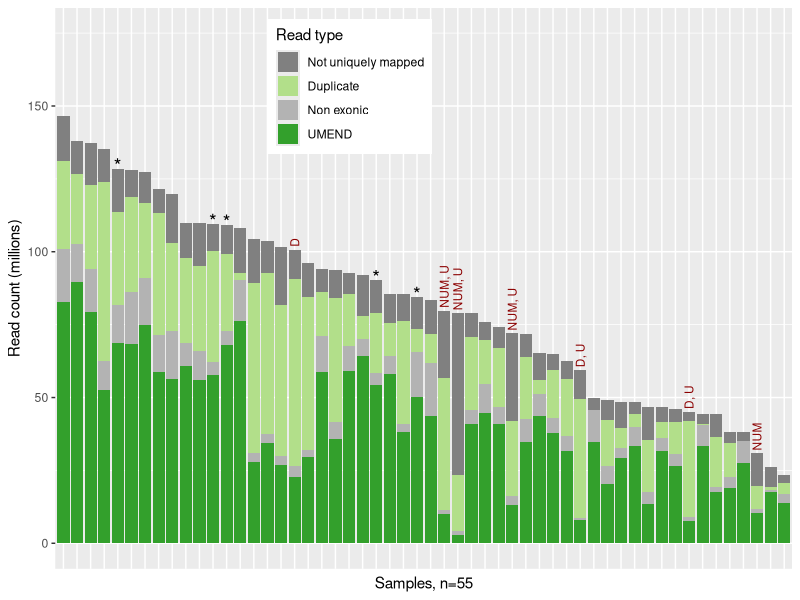
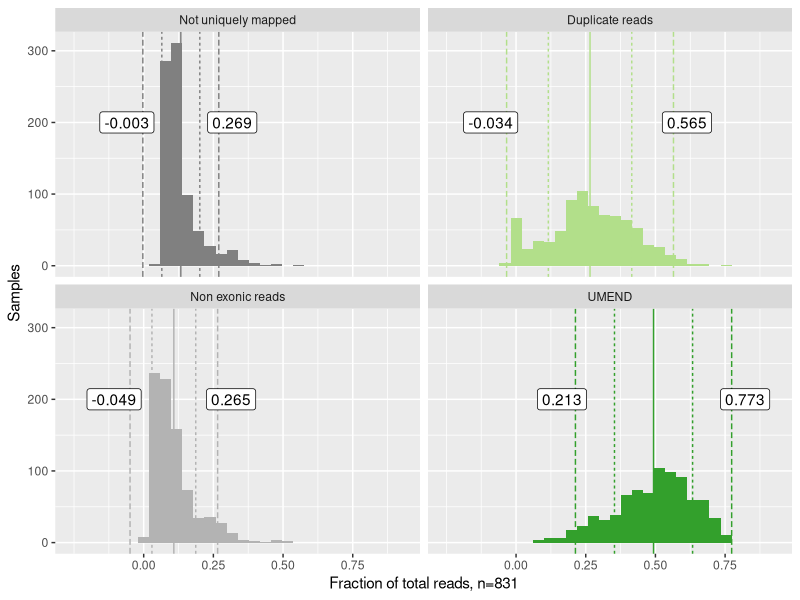
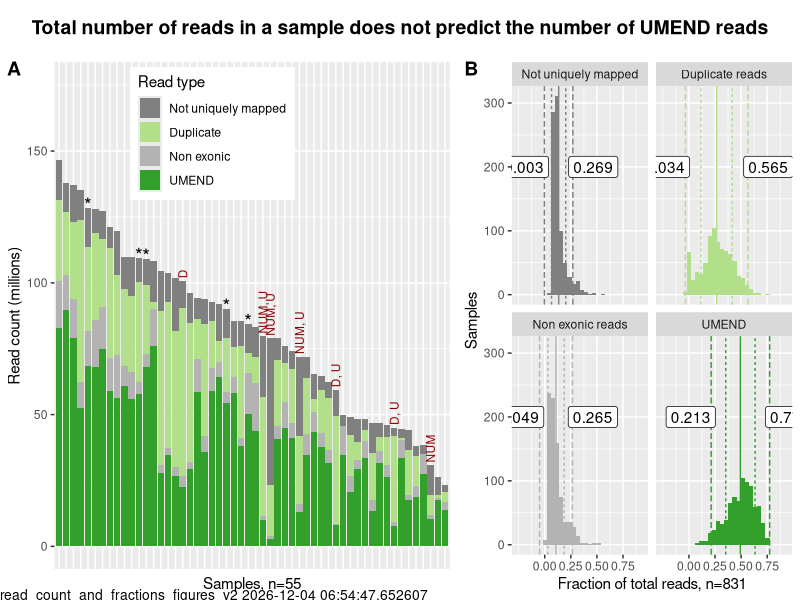
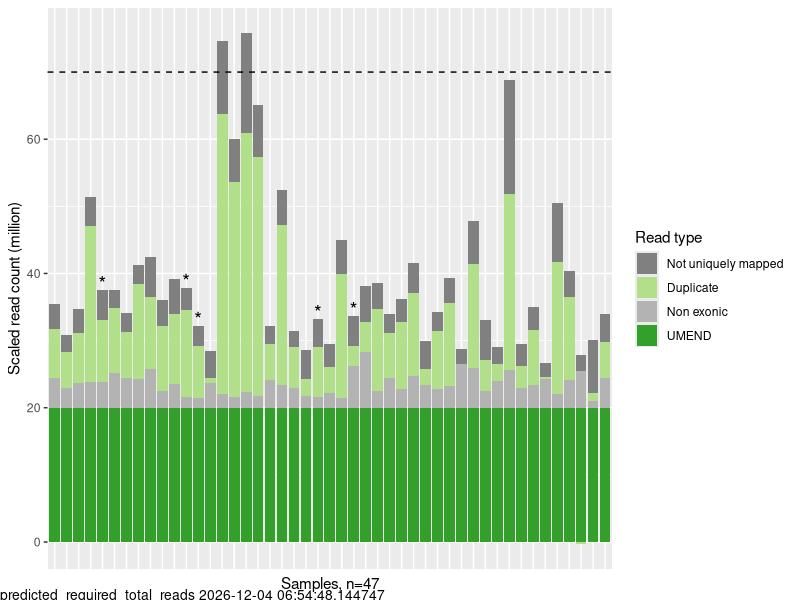
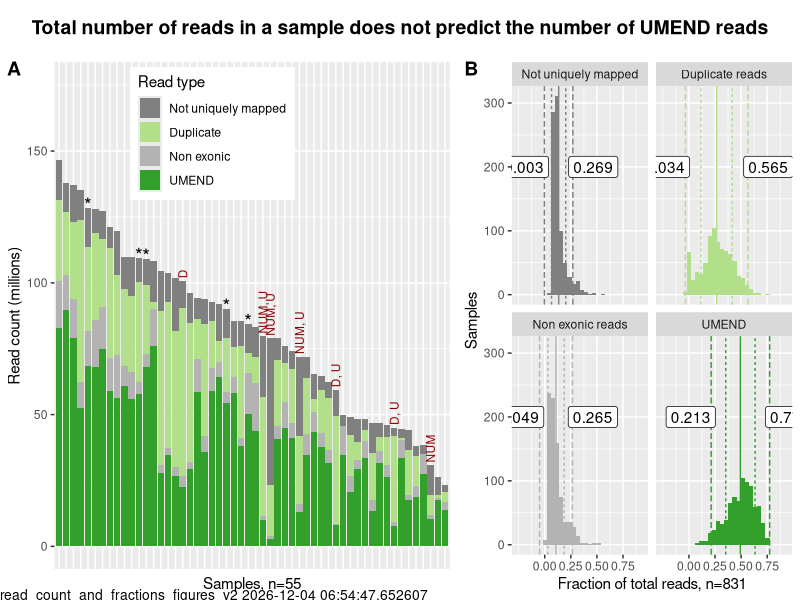
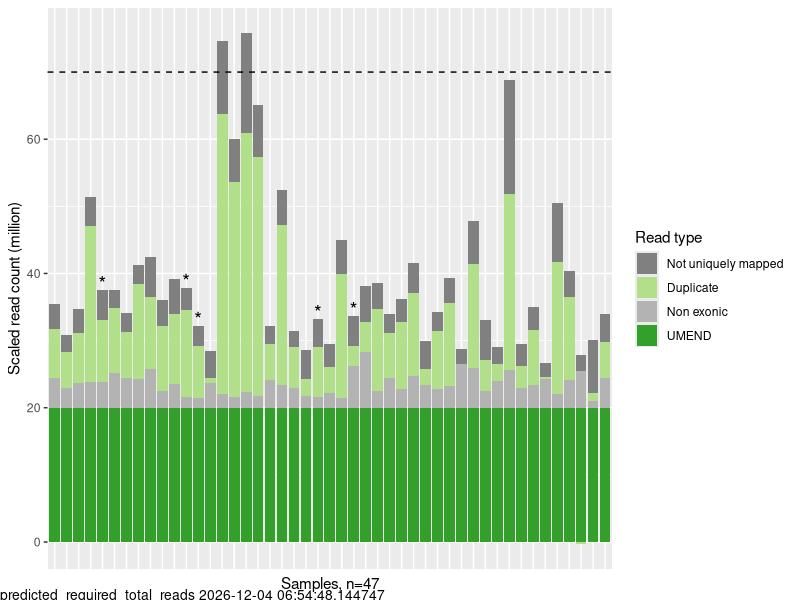

These charts were generated, in order, by the following R code:
## ---- chunk 1

knitr::opts_chunk$set(echo = TRUE)
# knitr::opts_knit$set(root.dir = "~/Documents/Dropbox/ucsc/projects/gitCode/drafts_of_umend_qc_publication/")

library(readr)
library(tidyr)
library(dplyr)
library(ggplot2)
library(gridGraphics)
library(RColorBrewer)
library(viridis)
library(ggrepel)
library(cowplot)

## ---- chunk 2

n_samples_to_plot <- 50

library(RColorBrewer)

source_palette <- brewer.pal(12, "Paired")
cb_dark_green <- source_palette[4]
cb_light_green <- source_palette[3]



raw_names_for_read_types <-  c("not_uniquely_mapped", "duplicate_reads", "non_exonic_reads", "UMEND")
intermediate_names_for_read_types = c("Not uniquely mapped", "Duplicate reads", "Non exonic reads", "UMEND")
better_names_for_read_types <- c("Not uniquely mapped", "Duplicate", "Non exonic", "UMEND")


category_colors <- c(grey(0.5), cb_light_green, grey(0.7), cb_dark_green) 
names(category_colors) <- intermediate_names_for_read_types

## ---- chunk 3

allCountsRaw <- read_tsv(file.path( "../data/raw_read_survey_results_2019_03_28.txt"), 
                         col_names = c("sample_id", "count_type", "read_count")) %>%
  spread(count_type, read_count) 

parent_sample_data <- read_tsv("../data/parent_sample_data_source.tsv") %>% rename(pub_ID = publication_id)

## ---- chunk 4

complete_counts_raw <- na.omit(allCountsRaw) %>%
  filter(!grepl("TH06", sample_id)) # exclude placeholder QC values from TH06 (we don't have real QC values for these samples)




# consider excluding samples in which duplicates may have been removed
# dplyr::filter(!grepl("THR08", sample_id )) # i think duplicates may have been removed from these samples
# nrow (filter(allCountsRaw, grepl("THR08", sample_id )))


# effect of excluding NA, which are usually samples without four measurements
nrow(na.omit(allCountsRaw))
nrow((allCountsRaw))


## ---- chunk 5

read_counts <- complete_counts_raw %>%
  rename(UM = Uniquely_mapped_read_count,
         UMND = Uniquely_mapped_non_duplicate_read_count)

## ---- chunk 6

orderByTotalReads <- read_counts %>% arrange(desc(total_sequences)) %>%	.$sample_id
read_counts_with_slices <- read_counts %>% 
  arrange(desc(total_sequences)) %>% 
  mutate(pct_UMEND = UMEND / total_sequences,
         Percent_duplicates = 1 - (UMND / UM), 
         not_uniquely_mapped = total_sequences - UM,
         duplicate_reads = UM - UMND,
         non_exonic_reads = UMND - UMEND,
         sum_slices = UMEND + non_exonic_reads + duplicate_reads + not_uniquely_mapped)

## ---- chunk 7

plotInfo <- read_counts_with_slices %>% 
			select(sample_id,
			       not_uniquely_mapped,
			       duplicate_reads,
			       non_exonic_reads,
			       UMEND,
			       Percent_duplicates,
			       pct_UMEND,
			       total_sequences) %>%
			gather(read_type, read_count, not_uniquely_mapped, duplicate_reads, non_exonic_reads, UMEND) %>%
			mutate(read_type = intermediate_names_for_read_types[match(read_type, raw_names_for_read_types)],
			       read_type = factor(read_type,
			                          levels = intermediate_names_for_read_types),
			       sample_id = factor(sample_id, levels = orderByTotalReads),
			       read_countM = read_count / 1e6,
			       percent_of_total = read_count / total_sequences)

## ---- chunk 8
                 
# smaller dataset to show individual samples
read_counts_from_reasonably_sized_samples <- read_counts %>%
  filter(total_sequences < 150E6) # the most relevant set, and limiting makes plots intelligible


selected_parent_samples <- tibble(THid = parent_sample_data$`Treehouse ID`)

# selected_parent_samples$plot_id = paste0("S", 1:nrow(selected_parent_samples))
selected_parent_samples$plot_id = "*"

n_random_samples_needed <- nrow(read_counts_from_reasonably_sized_samples) - nrow(selected_parent_samples)
set.seed(2)
random_samples <- read_counts_from_reasonably_sized_samples[sample(1:n_random_samples_needed,n_samples_to_plot),]$sample_id
samples_for_small_dataset <- c(selected_parent_samples$THid, random_samples)
# special_designation=c("other", "From_Fig1")
# special_designation <- c("", "*")
small_plot_data <- subset(plotInfo, sample_id %in% samples_for_small_dataset) %>%
  mutate(highlight_text = selected_parent_samples$plot_id[match(sample_id, selected_parent_samples$THid)])
# small_plot_data$highlight_text = factor(special_designation[1 + small_plot_data$sample_id %in% example_samples_to_force_into_small_dataset],
#                                        levels = rev(special_designation))
selected_small_plot_data <- plotInfo %>%
  dplyr::filter(sample_id %in% selected_parent_samples$THid)

## ---- chunk 9

read_type_mean_and_sd_20U <- plotInfo %>% 
  group_by(sample_id) %>%
  dplyr::filter(read_countM[read_type == "UMEND"] > 20) %>% 
  group_by(read_type) %>% 
  summarize(mean_pct_of_total = mean(percent_of_total), 
            one_sd = sd(percent_of_total),
            mean_minus_one_sd = mean_pct_of_total - one_sd,
            mean_plus_one_sd = mean_pct_of_total + one_sd,
            mean_minus_two_sd = mean_pct_of_total - one_sd * 2,
            mean_plus_two_sd = mean_pct_of_total + one_sd * 2) %>% 
  gather(stat, value, -one_sd, -read_type) %>%
  mutate(stat2 = gsub("^.*two_sd", "two_sd", gsub("^.*one_sd", "one_sd", stat)))

read_types_with_a_lower_bound <- c("UMEND", "Duplicate reads")

read_type_pct_thresholds_raw <- read_type_mean_and_sd_20U %>% 
  dplyr::filter(grepl("two_sd", stat)) %>%
  mutate(value2 = ifelse(grepl("minus_two_sd", stat),
                         ifelse(read_type %in% read_types_with_a_lower_bound,
                                value,
                                0),
                         value))
# 
# read_type_pct_thresholds <- read_type_pct_thresholds_raw %>% 
#  select(read_type, stat, value2) %>%
#   spread(stat, value2) %>%
#   rename(min_pct = mean_minus_two_sd, max_pct = mean_plus_two_sd)

read_type_pct_thresholds <- read_type_pct_thresholds_raw %>% 
 select(read_type, stat, value) %>%
  spread(stat, value) %>%
  rename(min_pct = mean_minus_two_sd, max_pct = mean_plus_two_sd)



## ---- chunk 10

plot_info_with_limits <- left_join(plotInfo, read_type_pct_thresholds, by = "read_type") %>%
  mutate(within_limits = ifelse(percent_of_total > min_pct,
                                ifelse(percent_of_total<max_pct,
                                       "within_limits",
                                       "above_limit"),
                                "below_limit"))

samples_within_read_type_limits <- plot_info_with_limits %>% 
  group_by(sample_id) %>%
  filter(sum(grepl("within_limits", within_limits)) == 4) %>%
  pull(sample_id) %>% unique


length(unique(plot_info_with_limits$sample_id))
length(samples_within_read_type_limits)

length(samples_within_read_type_limits)/length(unique(plot_info_with_limits$sample_id))
## ---- chunk 11

small_plot_data$not_WNL <- small_plot_data$sample_id  %in% samples_within_read_type_limits

threshold_codes=c("NUM"="Not uniquely mapped", "D"="Duplicate reads", "NE" = "Non exonic reads", "U" = "UMEND")

threshold_failure_notes <- subset(plot_info_with_limits, sample_id  %in% subset(small_plot_data, ! not_WNL)$sample_id) %>% 
  filter(within_limits != "within_limits") %>%
  mutate(threshold_code = names(threshold_codes)[match(read_type, threshold_codes)]) %>%
  group_by(sample_id, total_sequences) %>%
  summarize(failed_thresholds = paste(threshold_code, collapse=", "))

# to review visually
subset(plot_info_with_limits, sample_id  %in% subset(small_plot_data, ! not_WNL)$sample_id) %>% 
  filter(within_limits != "within_limits") %>%
  select(sample_id, read_type, within_limits) %>%
  spread(read_type, within_limits) 

# of the samples i've looked at, a below threshold UMEND value is always accompanied by a value that exceeds the threshold in another category


## ---- chunk 12

# includes all samples

min_UMEND = 20 * 1e6

adjusted_read_counts <- plotInfo %>% 
  group_by(sample_id) %>% 
  mutate(adjustment_factor = 1 / (read_count[read_type == "UMEND"]/min_UMEND),
         adjust_read_count = adjustment_factor * read_count,
         total_adjusted_read_count = sum(adjust_read_count))

## ---- chunk 13

# includes only samples within the reference ranges

proposed_thresholds = c(1,seq(4,48, by = 4))
percentiles_to_query = 0.95 # c(50, 75, 95, 100)/100

#library(purrr)

# remove failed samples
plot_info_within_limits <- plotInfo %>%
  filter(sample_id %in% samples_within_read_type_limits)

proposed_threshold=1
percentile_to_query=0.95

rescale_and_get_percentile <- function(proposed_threshold, percentile_to_query) {
  plot_info_within_limits %>% 
    filter(read_type == "UMEND") %>%
    mutate(adjustment_factor = 1 / (read_count / (proposed_threshold * 1e6)),
           adjusted_total = adjustment_factor * total_sequences) %>%
    pull(adjusted_total) %>%
    quantile(percentile_to_query)
}

predictions <- NULL
for (proposed_threshold in proposed_thresholds) {
  for (percentile_to_query in percentiles_to_query){
    predictions <- bind_rows(predictions,
                             tibble(proposed_threshold,
                                    percentile_to_query,
                                    predicted_total_reads = rescale_and_get_percentile(proposed_threshold,
                                                                                       percentile_to_query)))
  }
}


write_tsv(predictions %>% filter(percentile_to_query==0.95),
          "../data/predicted_required_total_reads_within_limits.tsv")



## ---- chunk 14
plot_title <- "Total number of reads in a sample does not predict the number of UMEND reads"
figure_name <- "read_count_and_fractions_figures_v2"


# note negative values in small_plot_data$read_countM, e.g. -0.4817530
p1 <- ggplot(small_plot_data) +
  geom_bar(data = small_plot_data,
           aes(x = sample_id,
               y = read_countM,
               fill = read_type),
           size = 1,
           stat = "identity") +
  scale_fill_manual("Read type", values = category_colors, labels=better_names_for_read_types) +
  scale_color_grey(end = 0.6) +
  # facet_grid(.~highlight_sample, scales="free_x", space="free") + 
  xlab(paste0("Samples, n=", length(samples_for_small_dataset))) +
  ylab("Read count (millions)") +
  ylim(0, 175) +
  geom_text(data=subset(small_plot_data, read_type == "UMEND"),
                               aes(x = sample_id,
                y = 1 + total_sequences / 1e6,
                label = highlight_text),
            color = "black",
            size = 5) +
  geom_text(data=threshold_failure_notes,
            aes(x = sample_id,
                y = 1 + total_sequences / 1e6,
                label = failed_thresholds),
            angle=90, hjust=0,
            color = "darkred",
            size=3) +
  # labs(caption= paste(figure_name, Sys.time())) + 
    theme(axis.ticks.x = element_blank(), 
          axis.text.x = element_blank(),
           legend.position = c(.4,.86)
        #   plot.caption = element_text(hjust = -1)
    ) 
  #geom_text(data=selected_small_plot_data, aes(x=sample_id, y=total_sequences), label="*")

p1


## ---- chunk 15

plotInfo_20U <- plotInfo %>% 
  group_by(sample_id) %>%
  dplyr::filter(read_countM[read_type == "UMEND"] > 20) 

p20 <-  ggplot(plotInfo_20U) + 
  geom_histogram(aes(x = percent_of_total, fill = read_type)) + 
  geom_vline(data = read_type_mean_and_sd_20U, 
             aes(xintercept = value,
                 color = read_type,
                 linetype = stat2)) +
  scale_fill_manual(values = category_colors) +
  scale_color_manual(values = category_colors) +
  facet_wrap(~read_type) 

p20b <- p20 + 
  theme(legend.position = "none") +
  ylab("Samples") + 
  xlab(paste0("Fraction of total reads, n=", length(unique(plotInfo_20U$sample_id)))) 

padding_from_line <- -0.04

read_type_pct_thresholds_for_fig2 <- read_type_pct_thresholds %>%
  gather(threshold, value, -read_type) %>%
  mutate(
    x = ifelse(threshold=="max_pct", value + padding_from_line, value - padding_from_line),
#    y = ifelse(read_type %in% c("Duplicate reads", "UMEND"), 200, 50),
    y = 200,
    hjust = ifelse(threshold=="max_pct", "left", "right"),
    label = ifelse(threshold=="max_pct", 
                   paste0("mean\n+ 2sd\n", round(value, 3)),
                   paste0("mean\n- 2sd\n", round(value, 3))
                   )
    )

p20c <- 
  p20b + 
  geom_label(data = read_type_pct_thresholds_for_fig2, 
            aes(x = x, y = y, label = round(value, 3), hjust = hjust)
  ) + 
  scale_x_continuous(breaks = seq(0, 1, by=0.25)) +
  expand_limits(x = c(-0.25, 0.9))

p20c
## ---- chunk 16

p12 <- plot_grid(p1, p20c, labels = c("A", "B"), rel_widths = c(2, 1.5) , axis = "x", align = "h")

title <- ggdraw() +
  draw_label(plot_title, fontface = 'bold')

fig_file_base <- paste(figure_name, Sys.time())

plot_output <- plot_grid(title, p12, ncol = 1, rel_heights = c(0.1, 1)) + 
  draw_label(fig_file_base,
             x = 0,
             y = 0,
             vjust = 0,
             hjust = 0,
             size = 10) #, fontface = 'bold')

plot_output
ggsave(paste0("../figures_and_tables/", gsub(" ", "_", gsub(":", "-", fig_file_base)), ".png"), plot_output, height = 5, width = 12.5)
## ---- chunk 17

number_of_samples_analyzed <-  nrow(complete_counts_raw)


project_ids <- gsub("TARGET-40.*$", "TARGET-40", gsub("_.*", "", complete_counts_raw$sample_id)) 

number_of_projects <- length(unique(project_ids))

print(paste("The total number of samples analyzed was",number_of_samples_analyzed, "from", number_of_projects, "projects"))


number_of_samples_with_more_than_20M_UMEND_reads <- nrow(subset(complete_counts_raw, UMEND> 20E6))
print(paste( number_of_samples_with_more_than_20M_UMEND_reads, "samples have more than 20M UMEND reads"))

number_of_samples_within_reference_ranges <- length(samples_within_read_type_limits)
print(paste(number_of_samples_within_reference_ranges,"samples that had values within the reference range"))

median_num_of_UMEND_reads_in_samples_within_limits <- plot_info_with_limits %>% 
  filter(within_limits == "within_limits",
         read_type == "UMEND") %>%
  pull(read_countM) %>%
  median
  
print(paste("the median number of UMEND reads in these samples was", round(median_num_of_UMEND_reads_in_samples_within_limits, 1), "million"))


# nrow(subset(complete_counts_raw, UMEND> 20E6 & sample_id %in% samples_within_read_type_limits)) # 710
# 
# total_lost_to_10_UMEND_threshold <-  nrow(subset(complete_counts_raw, UMEND< 10E6)) # 710
# 
# pct_lost_to_10_UMEND_threshold <-  total_lost_to_10_UMEND_threshold/number_of_samples_analyzed
# 
# total_lost_to_ref_range <- number_of_samples_analyzed - number_of_samples_within_reference_ranges
# 
# pct_lost_to_ref_range <- total_lost_to_ref_range/number_of_samples_analyzed

## ---- chunk 18

figure_name <- "predicted_required_total_reads"
fig_file_base <- paste(figure_name, Sys.time())

this_plot_data <- subset(adjusted_read_counts,
                   sample_id %in% samples_for_small_dataset &
                   sample_id %in% samples_within_read_type_limits)

this_plot_data_for_labels <- this_plot_data %>%
  filter(sample_id %in% selected_parent_samples$THid,
         read_type == "UMEND") 

p <- ggplot(this_plot_data) + 
  geom_bar(aes(x = sample_id, 
               y = adjust_read_count / 1e6, 
               fill = read_type), size = 1, stat = "identity") +
  geom_hline(yintercept = 70, linetype = "dashed") +
  scale_fill_manual("Read type", values = category_colors, labels=better_names_for_read_types) +
  scale_color_grey(end = 0.6) + 
  xlab("Sample") +
  theme(axis.ticks.x = element_blank(), 
        axis.text.x = element_blank()) +
  ylab("Scaled read count (million)") + 
  xlab(paste0("Samples, n=", length(unique(this_plot_data$sample_id)))) +
  geom_text(data=this_plot_data_for_labels,
                               aes(x = sample_id,
                y = 1 + total_adjusted_read_count / 1e6,
                label = "*"),
            color = "black",
            size = 5) 
###

plot_output <- plot_grid(p) +
  draw_label(paste(figure_name, Sys.time()),
             x = 0, 
             y = 0,             
             vjust = 0, 
             hjust = 0, 
             size = 10) 

plot_output

ggsave(paste0("../figures_and_tables/", gsub(" ", "_", gsub(":", "-", fig_file_base)), ".png"), plot_output, height = 5, width = 8)
## ---- chunk 19


print(paste(number_of_samples_within_reference_ranges,"samples that had values within the reference range"))

adjusted_UMEND_wnl <- 
adjusted_read_counts %>%
filter(sample_id %in% samples_within_read_type_limits,
       read_type == "UMEND"
       ) 


# t5 is the  nsamples in the reference range require fewer than 70M total reads to contain 20M UMEND reads

t5 <- adjusted_UMEND_wnl %>% filter(total_adjusted_read_count < 70E6) %>% nrow
t5/nrow(adjusted_UMEND_wnl)

print(paste("All samples in this figure and", round(100*t5/nrow(adjusted_UMEND_wnl)), "% of the", number_of_samples_within_reference_ranges, "samples in the reference range require fewer than 70M total reads to contain 20M UMEND reads (dashed horizontal line)."))


## ---- chunk 20

read_counts_with_slices %>% 
  mutate(project=gsub("[-_].*$", "", sample_id)) %>%
  group_by(project) %>%
  summarize(
    mean_pct_dupe=mean(Percent_duplicates),
    n=n()
    ) %>%
  arrange((mean_pct_dupe))

read_counts_with_slices %>% 
  filter(UMEND>20E6) %>%
  mutate(project=gsub("[-_].*$", "", sample_id)) %>%
  group_by(project) %>%
  summarize(
    mean_pct_dupe=mean(Percent_duplicates),
    n=n()
    ) %>%
  arrange((mean_pct_dupe))
